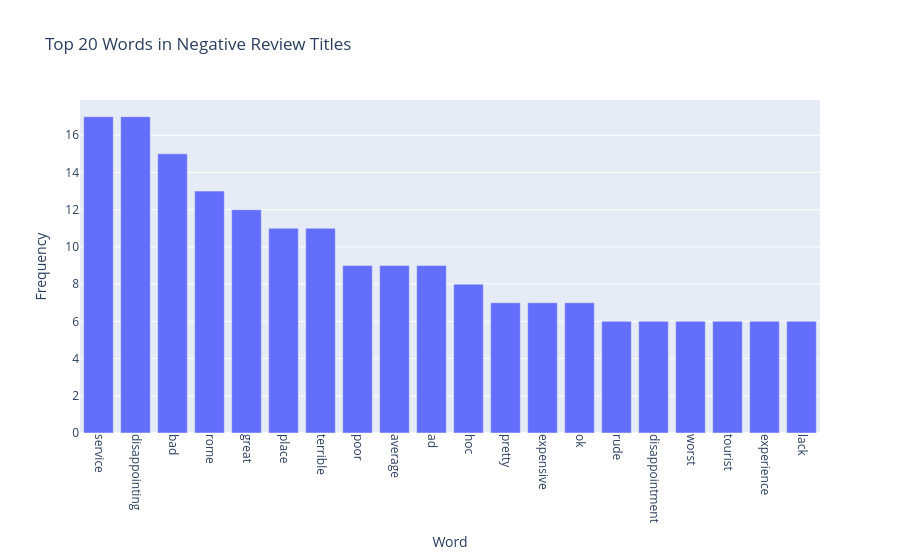

Notebook code for this chart:
### Code cell
negative_word_freq = Counter(negative_words)
negative_common_words = negative_word_freq.most_common(20)
    
# Convert to DataFrame for plotting
negative_freq_df = pd.DataFrame(negative_common_words, columns=['Word', 'Frequency'])
    
fig = px.bar(
    negative_freq_df,
    x='Word',
    y='Frequency',
    title='Top 20 Words in Negative Review Titles',
    labels={'Word': 'Word', 'Frequency': 'Frequency'}
)

# Update x-axis tick rotation
fig.update_layout(xaxis={'tickangle': 90}, height=500)

# Show the figure
fig.show()

### Figure 1 — Plotly figure (JSON) as saved in the notebook; plotly's stock layout.template omitted (floating-point values rounded to 4 significant figures)
{"data": [{"alignmentgroup": "True", "hovertemplate": "Word=%{x}<br>Frequency=%{y}<extra></extra>", "legendgroup": "", "marker": {"color": "#636efa", "pattern": {"shape": ""}}, "name": "", "offsetgroup": "", "orientation": "v", "showlegend": false, "textposition": "auto", "type": "bar", "x": ["service", "disappointing", "bad", "rome", "great", "place", "terrible", "poor", "average", "ad", "hoc", "pretty", "expensive", "ok", "rude", "disappointment", "worst", "tourist", "experience", "lack"], "xaxis": "x", "y": [17, 17, 15, 13, 12, 11, 11, 9, 9, 9, 8, 7, 7, 7, 6, 6, 6, 6, 6, 6], "yaxis": "y"}], "layout": {"autosize": true, "barmode": "relative", "legend": {"tracegroupgap": 0}, "title": {"text": "Top 20 Words in Negative Review Titles"}, "xaxis": {"anchor": "y", "autorange": true, "domain": [0, 1], "range": [-0.5, 19.5], "tickangle": 90, "title": {"text": "Word"}, "type": "category"}, "yaxis": {"anchor": "x", "autorange": true, "domain": [0, 1], "range": [0, 17.89], "title": {"text": "Frequency"}, "type": "linear"}}}
